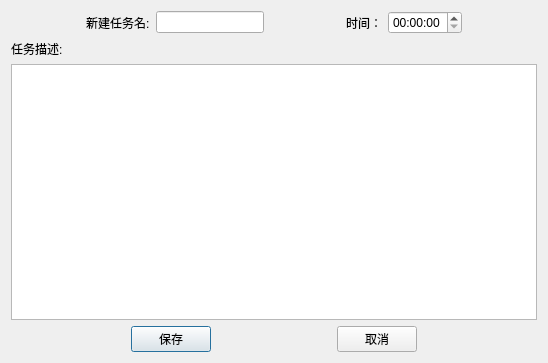
<?xml version="1.0" encoding="UTF-8"?>
<ui version="4.0">
 <class>add</class>
 <widget class="QDialog" name="add">
  <property name="geometry">
   <rect>
    <x>0</x>
    <y>0</y>
    <width>548</width>
    <height>363</height>
   </rect>
  </property>
  <property name="windowTitle">
   <string>add</string>
  </property>
  <layout class="QVBoxLayout" name="verticalLayout">
   <item>
    <layout class="QHBoxLayout" name="horizontalLayout_2">
     <item>
      <spacer name="horizontalSpacer_5">
       <property name="orientation">
        <enum>Qt::Horizontal</enum>
       </property>
       <property name="sizeHint" stdset="0">
        <size>
         <width>40</width>
         <height>20</height>
        </size>
       </property>
      </spacer>
     </item>
     <item>
      <widget class="QLabel" name="label">
       <property name="text">
        <string>新建任务名:</string>
       </property>
      </widget>
     </item>
     <item>
      <widget class="QLineEdit" name="xinjianrenwuming"/>
     </item>
     <item>
      <spacer name="horizontalSpacer_4">
       <property name="orientation">
        <enum>Qt::Horizontal</enum>
       </property>
       <property name="sizeHint" stdset="0">
        <size>
         <width>40</width>
         <height>20</height>
        </size>
       </property>
      </spacer>
     </item>
     <item>
      <widget class="QLabel" name="label_2">
       <property name="text">
        <string>时间：</string>
       </property>
      </widget>
     </item>
     <item>
      <widget class="QTimeEdit" name="time"/>
     </item>
     <item>
      <spacer name="horizontalSpacer_6">
       <property name="orientation">
        <enum>Qt::Horizontal</enum>
       </property>
       <property name="sizeHint" stdset="0">
        <size>
         <width>40</width>
         <height>20</height>
        </size>
       </property>
      </spacer>
     </item>
    </layout>
   </item>
   <item>
    <widget class="QLabel" name="label_3">
     <property name="text">
      <string>任务描述:</string>
     </property>
    </widget>
   </item>
   <item>
    <widget class="QTextEdit" name="renwumiaoshu"/>
   </item>
   <item>
    <layout class="QHBoxLayout" name="horizontalLayout">
     <item>
      <spacer name="horizontalSpacer_2">
       <property name="orientation">
        <enum>Qt::Horizontal</enum>
       </property>
       <property name="sizeHint" stdset="0">
        <size>
         <width>40</width>
         <height>20</height>
        </size>
       </property>
      </spacer>
     </item>
     <item>
      <widget class="QPushButton" name="baocun">
       <property name="text">
        <string>保存</string>
       </property>
      </widget>
     </item>
     <item>
      <spacer name="horizontalSpacer">
       <property name="orientation">
        <enum>Qt::Horizontal</enum>
       </property>
       <property name="sizeHint" stdset="0">
        <size>
         <width>40</width>
         <height>20</height>
        </size>
       </property>
      </spacer>
     </item>
     <item>
      <widget class="QPushButton" name="quxiao">
       <property name="text">
        <string>取消</string>
       </property>
      </widget>
     </item>
     <item>
      <spacer name="horizontalSpacer_3">
       <property name="orientation">
        <enum>Qt::Horizontal</enum>
       </property>
       <property name="sizeHint" stdset="0">
        <size>
         <width>40</width>
         <height>20</height>
        </size>
       </property>
      </spacer>
     </item>
    </layout>
   </item>
  </layout>
 </widget>
 <resources/>
 <connections>
  <connection>
   <sender>quxiao</sender>
   <signal>clicked()</signal>
   <receiver>add</receiver>
   <slot>close()</slot>
   <hints>
    <hint type="sourcelabel">
     <x>376</x>
     <y>341</y>
    </hint>
    <hint type="destinationlabel">
     <x>273</x>
     <y>181</y>
    </hint>
   </hints>
  </connection>
 </connections>
</ui>
